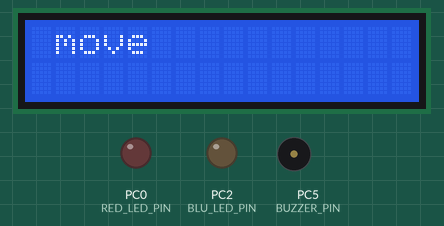
A program run on a simulated ATmega32, built with avr-gcc and emulated at 16 MHz. Parts: 16×2 character LCD, output pins drawn as LEDs (lit = HIGH), buzzer (waves = sounding, pin HIGH). Wiring (inferred from the names in the program): character LCD (HD44780): RS PC1; E PA2; data PA3, PA4, PA5, PA6. Pins used as bus, display or sensor lines are not drawn.

Above: at 24.2 s.
At 39.7 s:
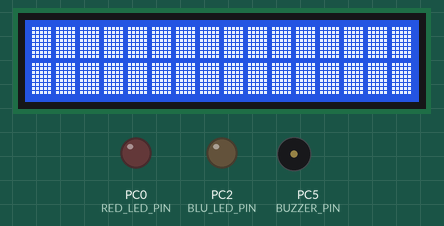
At 47.0 s:
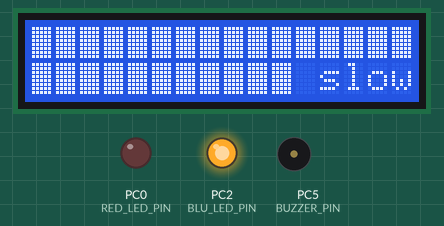
At 90.5 s:
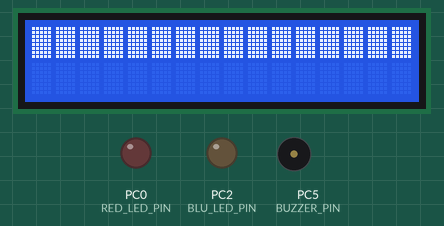
At 97.8 s:
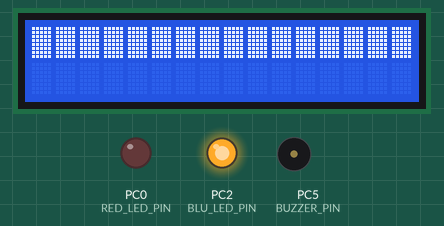
At 127.0 s:
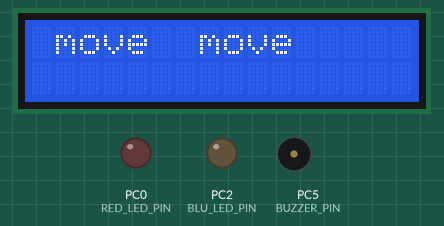
Timing chart, 0 to 128.5 s (numbered marks = the images above):
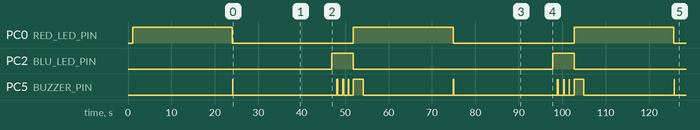

Measured:
- by itself, PC0 (RED_LED_PIN): alternates HIGH for 23.0 s and LOW for 27.9 s
- by itself, PC2 (BLU_LED_PIN): alternates HIGH for 5.0 s and LOW for 45.9 s
- by itself, PC5 (BUZZER_PIN): repeats every 50.8 s: LOW 23.9 s, 2 × (HIGH 0.06 s, LOW 0.04 s), HIGH 0.06 s, LOW 1.2 s, HIGH 0.06 s, LOW 0.04 s, 2 × (HIGH 0.06 s, LOW 1.1 s), HIGH 2.3 s, LOW 20.7 s, HIGH 0.06 s
- what the display in image 0 shows lasts 1.2 s, from 24.1 s to 25.3 s
- what the display in image 1 shows lasts 7.4 s, from 39.6 s to 47.0 s
- what the display in image 2 shows lasts 1.3 s, from 47.0 s to 48.3 s
- what the display in image 3 shows lasts 8.6 s, from 90.5 s to 99.1 s

The program:

main.c
```c
/*
 * GccApplication1.c
 *
 * Created: 09/05/2022 02:20:00 م
 * Author : dell
 */
/******************************************_INCLUDES_*******************************************/
/*******************************************_MACROS_********************************************/
/*****************************************_PROTOTYPES_******************************************/
/***************************************_SELECT_MC_PINS_****************************************/
/**************************************_SELECT_BLINK_TIME_**************************************/

#include "Std.h"
#include "Dio.h"
#include "Led.h"
#include "PushButton.h"
#include "Ssd.h"
#include "Lcd.h"
#include "Buzzer.h"
#include "KeyPad.h"
#define F_CPU 16000000UL
#include <util/delay.h>


int main(void)
{
	H_Buzzer_Init();
	H_Lcd_Init();
	H_KeyPad_Init();
	H_Led_Init(RED_LED);
	H_Led_Init(BLU_LED);
	H_Led_Init(GRN_LED);
	H_Ssd_Init();
	while (1)
	{
		/*******Traffic lights************/
		/*		Red light                 */
		H_Lcd_GoTo(0,6);
		H_Led_Off(BLU_LED);
		H_Led_On(RED_LED);
		H_Lcd_WriteString("stop");
		H_Ssd_WriteNum(20);
		H_Lcd_WriteCommand(0b00000001);

		H_Lcd_GoTo(0,6);
		H_Lcd_WriteString("stop");
		H_Ssd_WriteNum(19);
		H_Buzzer_Off();
		H_Led_On(RED_LED);
		H_Led_Off(BLU_LED);
		H_Lcd_WriteCommand(0b00000001);

		H_Ssd_WriteNum(18);
		H_Led_On(RED_LED);
		H_Led_Off(BLU_LED);
		H_Lcd_WriteCommand(0b00000001);

		H_Ssd_WriteNum(17);
		H_Led_On(RED_LED);
		H_Led_Off(BLU_LED);
		H_Lcd_WriteCommand(0b00000001);

		H_Ssd_WriteNum(16);
		H_Led_On(RED_LED);
		H_Led_Off(BLU_LED);
		H_Lcd_WriteCommand(0b00000001);

		H_Ssd_WriteNum(15);
		H_Led_On(RED_LED);
		H_Led_Off(BLU_LED);
		H_Lcd_WriteCommand(0b00000001);

		H_Ssd_WriteNum(14);
		H_Led_On(RED_LED);
		H_Led_Off(BLU_LED);
		H_Lcd_WriteCommand(0b00000001);

		H_Ssd_WriteNum(13);
		H_Led_On(RED_LED);
		H_Led_Off(BLU_LED);
		H_Lcd_WriteCommand(0b00000001);

		H_Ssd_WriteNum(12);
		H_Led_On(RED_LED);
		H_Led_Off(BLU_LED);
		H_Lcd_WriteCommand(0b00000001);

		H_Ssd_WriteNum(11);
		H_Led_On(RED_LED);
		H_Led_Off(BLU_LED);
		H_Lcd_WriteCommand(0b00000001);

		H_Ssd_WriteNum(10);
		H_Led_On(RED_LED);
		H_Led_Off(BLU_LED);
		H_Lcd_WriteCommand(0b00000001);

		H_Ssd_WriteNum(9);
		H_Led_On(RED_LED);
		H_Led_Off(BLU_LED);
		H_Lcd_WriteCommand(0b00000001);

		H_Ssd_WriteNum(8);
		H_Led_On(RED_LED);
		H_Led_Off(BLU_LED);
		H_Lcd_WriteCommand(0b00000001);

		H_Ssd_WriteNum(7);
		H_Led_On(RED_LED);
		H_Led_Off(BLU_LED);
		H_Lcd_WriteCommand(0b00000001);

		H_Ssd_WriteNum(6);
		H_Led_On(RED_LED);
		H_Led_Off(BLU_LED);
		H_Lcd_WriteCommand(0b00000001);

		H_Ssd_WriteNum(5);
		H_Led_On(RED_LED);
		H_Led_Off(BLU_LED);
		H_Lcd_WriteCommand(0b00000001);

		H_Ssd_WriteNum(4);
		H_Led_On(RED_LED);
		H_Led_Off(BLU_LED);
		H_Lcd_WriteCommand(0b00000001);

		H_Ssd_WriteNum(3);
		H_Led_On(RED_LED);
		H_Led_Off(BLU_LED);
		H_Lcd_WriteCommand(0b00000001);

		H_Ssd_WriteNum(2);
		H_Led_On(RED_LED);
		H_Led_Off(BLU_LED);
		H_Lcd_WriteCommand(0b00000001);

		H_Ssd_WriteNum(1);
		H_Led_On(RED_LED);
		H_Led_Off(BLU_LED);
		H_Lcd_WriteCommand(0b00000001);

		H_Ssd_WriteNum(0);
		H_Led_On(RED_LED);
		H_Led_Off(BLU_LED);
		H_Lcd_WriteCommand(0b00000001);

		/*		green light                 */


		H_Led_Off(RED_LED);
		H_Led_Off(BLU_LED);
		H_Led_On(GRN_LED);
		H_Lcd_GoTo(0,6);
		H_Lcd_WriteString("move");
		H_Buzzer_Once();
		H_Ssd_WriteNum(20);

		H_Lcd_WriteCommand(0b00000001);

		H_Lcd_GoTo(0,6);
		H_Lcd_WriteString("move");
		H_Ssd_WriteNum(19);
		H_Led_On(GRN_LED);
		H_Led_Off(RED_LED);
		H_Led_Off(BLU_LED);

		H_Ssd_WriteNum(18);
		H_Led_On(GRN_LED);
		H_Led_Off(RED_LED);
		H_Led_Off(BLU_LED);

		H_Ssd_WriteNum(17);
		H_Led_On(GRN_LED);
		H_Led_Off(RED_LED);
		H_Led_Off(BLU_LED);

		H_Ssd_WriteNum(16);
		H_Led_On(GRN_LED);
		H_Led_Off(RED_LED);
		H_Led_Off(BLU_LED);

		H_Ssd_WriteNum(15);
		H_Led_On(GRN_LED);
		H_Led_Off(RED_LED);
		H_Led_Off(BLU_LED);

		H_Ssd_WriteNum(14);
		H_Led_On(GRN_LED);
		H_Led_Off(RED_LED);
		H_Led_Off(BLU_LED);

		H_Ssd_WriteNum(13);
		H_Led_On(GRN_LED);
		H_Led_Off(RED_LED);
		H_Led_Off(BLU_LED);

		H_Ssd_WriteNum(12);
		H_Led_On(GRN_LED);
		H_Led_Off(RED_LED);
		H_Led_Off(BLU_LED);

		H_Ssd_WriteNum(11);
		H_Led_On(GRN_LED);
		H_Led_Off(RED_LED);
		H_Led_Off(BLU_LED);

		H_Ssd_WriteNum(10);
		H_Led_On(GRN_LED);
		H_Led_Off(RED_LED);
		H_Led_Off(BLU_LED);

		H_Ssd_WriteNum(9);
		H_Led_On(GRN_LED);
		H_Led_Off(RED_LED);
		H_Led_Off(BLU_LED);

		H_Ssd_WriteNum(8);
		H_Led_On(GRN_LED);
		H_Led_Off(RED_LED);
		H_Led_Off(BLU_LED);

		H_Ssd_WriteNum(7);
		H_Led_On(GRN_LED);
		H_Led_Off(RED_LED);
		H_Led_Off(BLU_LED);

		H_Ssd_WriteNum(6);
		H_Led_On(GRN_LED);
		H_Led_Off(RED_LED);
		H_Led_Off(BLU_LED);

		H_Ssd_WriteNum(5);
		H_Led_On(GRN_LED);
		H_Led_Off(RED_LED);
		H_Led_Off(BLU_LED);

		H_Ssd_WriteNum(4);
		H_Led_On(GRN_LED);
		H_Led_Off(RED_LED);
		H_Led_Off(BLU_LED);

		H_Ssd_WriteNum(3);
		H_Led_On(GRN_LED);
		H_Led_Off(RED_LED);
		H_Led_Off(BLU_LED);

		H_Ssd_WriteNum(2);
		H_Led_On(GRN_LED);
		H_Led_Off(RED_LED);
		H_Led_Off(BLU_LED);

		H_Ssd_WriteNum(1);
		H_Led_On(GRN_LED);
		H_Led_Off(RED_LED);
		H_Led_Off(BLU_LED);

		H_Ssd_WriteNum(0);
		H_Led_On(GRN_LED);
		H_Led_Off(RED_LED);
		H_Led_Off(BLU_LED);

		/*		blue light        */


		H_Lcd_GoTo(0,4);
		H_Lcd_WriteString("slow down");
		H_Led_On(BLU_LED);
		H_Led_Off(RED_LED);
		H_Led_Off(GRN_LED);
		H_Ssd_WriteNum(3);
		H_Buzzer_Triple();

		H_Lcd_WriteCommand(0b00000001);

		H_Lcd_GoTo(0,4);
		H_Lcd_WriteString("slow down");
		H_Ssd_WriteNum(2);
		H_Buzzer_Twice();
		H_Led_On(BLU_LED);
		H_Led_Off(RED_LED);
		H_Led_Off(GRN_LED);


		H_Lcd_WriteCommand(0b00000001);
		H_Ssd_WriteNum(1);
		H_Buzzer_Once();
		H_Led_On(BLU_LED);
		H_Led_Off(RED_LED);
		H_Led_Off(GRN_LED);


		H_Lcd_WriteCommand(0b00000001);
		H_Ssd_WriteNum(0);
		H_Buzzer_On();
		H_Led_On(BLU_LED);
		H_Led_Off(RED_LED);
		H_Led_Off(GRN_LED);


	}

}
```

Std.h
```c
/*
 * Std.h
 *
 * Created: 09/05/2022 02:20:13 م
 *  Author: dell
 */


#ifndef STD_H_
#define STD_H_

typedef unsigned char         u8;
typedef   signed char         s8;
typedef unsigned short int   u16;
typedef   signed short int   s16;
typedef unsigned long int    u32;
typedef   signed long  int   s32;
typedef   float              f32;
typedef   double             f64;

#endif /* STD_H_ */
```

BuzzerCfg.h
```c
/*
 * BuzzerCfg.h
 *
 * Created: 15/05/2022 11:23:18 ص
 *  Author: dell
 */


#ifndef BUZZERCFG_H_
#define BUZZERCFG_H_

/***************************************_SELECT_MC_PINS_****************************************/
#define BUZZER_PIN              PC5
/***************************************_BUZZER_TIMING_****************************************/
#define BUZZER_TIME_ON           60
#define BUZZER_TIME_ON_LONG     100
#define BUZZER_TIME_OFF          40

#endif /* BUZZERCFG_H_ */
```

KeyPadCfg.h
```c
/*
 * KeyPadCfg.h
 *
 * Created: 16/05/2022 10:41:34 ص
 *  Author: dell
 */


#ifndef KEYPADCFG_H_
#define KEYPADCFG_H_

/***************************************_SELECT_MC_PINS_****************************************/
#define KEYPAD_R0     PB4
#define KEYPAD_R1     PB5
#define KEYPAD_R2     PB6
#define KEYPAD_R3     PB7
#define KEYPAD_C0     PD2
#define KEYPAD_C1     PD3
#define KEYPAD_C2     PD4
#define KEYPAD_C3     PD5
/***********************************_SELECT_DEBOUNCING_TIME_************************************/
#define DEBOUNCING_TIME        120
/***********************************_SELECT_KEYPAD_MODEL_************************************/
//option1 -> [ MODEL_1 ]
//option2 -> [ MODEL_2 ]
#define KEYPAD_MODEL          MODEL_2
#endif /* KEYPADCFG_H_ */
```

LcdCfg.h
```c
/*
 * LcdCfg.h
 *
 * Created: 12/05/2022 11:06:51 ص
 *  Author: dell
 */


#ifndef LCDCFG_H_
#define LCDCFG_H_
/***************************************_SELECT_LCD_MODE_****************************************/
// option 1 -> [ _4_BIT_MODE ]
// option 2 -> [ _8_BIT_MODE ]
#define LCD_MODE         _4_BIT_MODE
/***************************************_SELECT_MC_PINS_****************************************/
#define LCD_DATA_PORT       PORTA
#define LCD_DATA_PIN_7       PA6
#define LCD_DATA_PIN_6       PA5
#define LCD_DATA_PIN_5       PA4
#define LCD_DATA_PIN_4       PA3
#define LCD_EN_PIN           PA2
#define LCD_RS_PIN           PA1

#endif /* LCDCFG_H_ */
```

LedCfg.h
```c
/*
 * LedCfg.h
 *
 * Created: 10/05/2022 12:53:18 م
 *  Author: dell
 */


#ifndef LEDCFG_H_
#define LEDCFG_H_

/***************************************_SELECT_MC_PINS_****************************************/
#define BLU_LED_PIN             PC2
#define GRN_LED_PIN             PC1
#define RED_LED_PIN             PC0
/**************************************_SELECT_BLINK_TIME_**************************************/
#define BLINK_TIME              100

#endif /* LEDCFG_H_ */
```

PushButtonCfg.h
```c
/*
 * PushButtonCfg.h
 *
 * Created: 11/05/2022 09:59:55 ص
 *  Author: dell
 */


#ifndef PUSHBUTTONCFG_H_
#define PUSHBUTTONCFG_H_
/***************************************_SELECT_MC_PINS_****************************************/
#define PUSH_BUTTON_1_PIN        PD2
#define PUSH_BUTTON_2_PIN        PD3
#define PUSH_BUTTON_3_PIN        PD4
#define PUSH_BUTTON_4_PIN        PD5
/**************************************_PUSH_BUTTON_MODE_***************************************/
//_OPTION [1]  ->   ACTIVE_LOW
//_OPTION [2]  ->   ACTIVE_HIGH
#define PUSH_BUTTON_MODE      ACTIVE_LOW
/***********************************_SELECT_DEBOUNCING_TIME_************************************/
#define DEBOUNCING_TIME        120
#endif /* PUSHBUTTONCFG_H_ */
```

SsdCfg.h
```c
/*
 * SsdCfg.h
 *
 * Created: 11/05/2022 01:18:10 م
 *  Author: dell
 */


#ifndef SSDCFG_H_
#define SSDCFG_H_

/***************************************_SELECT_MC_PINS_****************************************/
#define SSD_A_PIN           PA1
#define SSD_B_PIN           PA2
#define SSD_C_PIN           PA3
#define SSD_D_PIN           PA4
#define SSD_E_PIN           PA5
#define SSD_F_PIN           PA6
#define SSD_G_PIN           PA7

#define SSD_1_EN_PIN        PC6
#define SSD_2_EN_PIN        PC7
/***************************************_SELECT_SSD_MODE_***************************************/
//_OPTION [1]  ->   DECODER_MODE
//_OPTION [2]  ->   DIRECT_MODE
#define SSD_MODE    DIRECT_MODE

#endif /* SSDCFG_H_ */
```

Buzzer.c
```c
/*
 * Buzzer.c
 *
 * Created: 15/05/2022 11:23:00 ص
 *  Author: dell
 */
#include "Buzzer.h"

void H_Buzzer_Init(void)
{
	M_Dio_PinMode(BUZZER_PIN,OUTPUT);
}
void H_Buzzer_On(void)
{
	M_Dio_PinWrite(BUZZER_PIN,HIGH);
}
void H_Buzzer_Off(void)
{
	M_Dio_PinWrite(BUZZER_PIN,LOW);
}
void H_Buzzer_Tog(void)
{
	M_Dio_PinTog(BUZZER_PIN);
}
void H_Buzzer_Once(void)
{
	M_Dio_PinWrite(BUZZER_PIN,HIGH);
	_delay_ms(BUZZER_TIME_ON);
	M_Dio_PinWrite(BUZZER_PIN,LOW);
}
void H_Buzzer_Twice(void)
{
	H_Buzzer_Once();
	_delay_ms(BUZZER_TIME_OFF);
	H_Buzzer_Once();
}
void H_Buzzer_Triple(void)
{
	H_Buzzer_Once();
	_delay_ms(BUZZER_TIME_OFF);
	H_Buzzer_Once();
	_delay_ms(BUZZER_TIME_OFF);
	H_Buzzer_Once();
}
void H_Buzzer_OnceLong(void)
{
	M_Dio_PinWrite(BUZZER_PIN,HIGH);
	_delay_ms(BUZZER_TIME_ON_LONG);
	M_Dio_PinWrite(BUZZER_PIN,LOW);
}
```

Buzzer.h
```c
/*
 * Buzzer.h
 *
 * Created: 15/05/2022 11:23:08 ص
 *  Author: dell
 */


#ifndef BUZZER_H_
#define BUZZER_H_

/******************************************_INCLUDES_*******************************************/
#include "BuzzerCfg.h"
#include "Dio.h"
#define F_CPU 16000000UL
#include <util/delay.h>
/*******************************************_MACROS_********************************************/
/*****************************************_PROTOTYPES_******************************************/
void H_Buzzer_Init(void);
void H_Buzzer_On(void);
void H_Buzzer_Off(void);
void H_Buzzer_Tog(void);
void H_Buzzer_Once(void);
void H_Buzzer_Twice(void);
void H_Buzzer_Triple(void);
void H_Buzzer_OnceLong(void);

#endif /* BUZZER_H_ */
```

KeyPad.c
```c
/*
 * KeyPad.c
 *
 * Created: 16/05/2022 10:41:10 ص
 *  Author: dell
 */

#include "KeyPad.h"

void H_KeyPad_Init(void)
{
	M_Dio_PinMode(KEYPAD_R0,OUTPUT);
	M_Dio_PinMode(KEYPAD_R1,OUTPUT);
	M_Dio_PinMode(KEYPAD_R2,OUTPUT);
	M_Dio_PinMode(KEYPAD_R3,OUTPUT);

	M_Dio_PinMode(KEYPAD_C0,INPUT);
	M_Dio_PinMode(KEYPAD_C1,INPUT);
	M_Dio_PinMode(KEYPAD_C2,INPUT);
	M_Dio_PinMode(KEYPAD_C3,INPUT);

	M_Dio_PinWrite(KEYPAD_R0,HIGH);
	M_Dio_PinWrite(KEYPAD_R1,HIGH);
	M_Dio_PinWrite(KEYPAD_R2,HIGH);
	M_Dio_PinWrite(KEYPAD_R3,HIGH);
}
u8   H_KeyPad_Read(void)
{
	#if   KEYPAD_MODEL      ==     MODEL_1
	u8 Local_u8_KeyPadArr [4][4] = {{'1' , '2' , '3' , 'A'},
								    {'4' , '5' , '6' , 'B'},
									{'7' , '8' , '9' , 'C'},
									{'*' , '0' , '#' , 'D'}};
	#elif KEYPAD_MODEL      ==    MODEL_2
	u8 Local_u8_KeyPadArr [4][4] = {{'1' , '2' , '3' , '+'},
									{'4' , '5' , '6' , '-'},
									{'7' , '8' , '9' , '*'},
									{'C' , '0' , '=' , '/'}};
	#endif
	u8 Local_u8_Reading   = 1;
	u8 Local_u8_Character = 0;
	u8 Local_u8_Col = 0;
	u8 Local_u8_Row = 0;
	for (Local_u8_Row=KEYPAD_R0;Local_u8_Row<=KEYPAD_R3;Local_u8_Row++)
	{
		M_Dio_PinWrite(Local_u8_Row,LOW);
		for (Local_u8_Col=KEYPAD_C0;Local_u8_Col<=KEYPAD_C3;Local_u8_Col++)
		{
			Local_u8_Reading = M_Dio_PinRead(Local_u8_Col);
			if(Local_u8_Reading == 0)
			{
				_delay_ms(DEBOUNCING_TIME);
				if(M_Dio_PinRead(Local_u8_Col) == 0)
				{
					while(M_Dio_PinRead(Local_u8_Col) == 0);
					Local_u8_Character = Local_u8_KeyPadArr[Local_u8_Row-KEYPAD_R0][Local_u8_Col-KEYPAD_C0];
				}
			}
		}
		M_Dio_PinWrite(Local_u8_Row,HIGH);
	}
	return Local_u8_Character;
}
```

KeyPad.h
```c
/*
 * KeyPad.h
 *
 * Created: 16/05/2022 10:41:21 ص
 *  Author: dell
 */


#ifndef KEYPAD_H_
#define KEYPAD_H_

/******************************************_INCLUDES_*******************************************/
#include "KeyPadCfg.h"
#include "Std.h"
#include "Dio.h"
#define F_CPU 16000000UL
#include <util/delay.h>
/*******************************************_MACROS_********************************************/
#define MODEL_1              1
#define MODEL_2              2
/*****************************************_PROTOTYPES_******************************************/
void H_KeyPad_Init(void);
u8   H_KeyPad_Read(void);

#endif /* KEYPAD_H_ */
```

Lcd.c
```c
/*
 * Lcd.c
 *
 * Created: 12/05/2022 11:06:29 ص
 *  Author: dell
 */
#include "Lcd.h"

void H_Lcd_Init(void)
{
	#if    LCD_MODE       ==     _8_BIT_MODE
	M_Dio_PortMode(A,OUTPUT);                   // solve this later
	M_Dio_PinMode(LCD_EN_PIN,OUTPUT);
	M_Dio_PinMode(LCD_RS_PIN,OUTPUT);
	_delay_ms(1000);
	H_Lcd_WriteCommand(_8_BIT_MODE_COMMAND);
	H_Lcd_WriteCommand(LCD_DIS_ON_CUR_OFF);
	H_Lcd_WriteCommand(LCD_CLR);
	H_Lcd_WriteCommand(LCD_RETURN_HOME);
	#elif  LCD_MODE       ==     _4_BIT_MODE

	M_Dio_PinMode(LCD_DATA_PIN_7,OUTPUT);
	M_Dio_PinMode(LCD_DATA_PIN_6,OUTPUT);
	M_Dio_PinMode(LCD_DATA_PIN_5,OUTPUT);
	M_Dio_PinMode(LCD_DATA_PIN_4,OUTPUT);
	M_Dio_PinMode(LCD_EN_PIN,OUTPUT);
	M_Dio_PinMode(LCD_RS_PIN,OUTPUT);
	_delay_ms(1000);
	H_Lcd_WriteCommand(0x33);
	H_Lcd_WriteCommand(0x32);
	H_Lcd_WriteCommand(0x28);

	H_Lcd_WriteCommand(LCD_DIS_ON_CUR_OFF);
	H_Lcd_WriteCommand(LCD_CLR);
	H_Lcd_WriteCommand(LCD_RETURN_HOME);
	#endif
}
void H_Lcd_WriteCharacter(u8 Local_u8_Character)
{
	#if  LCD_MODE       ==      _8_BIT_MODE
	M_Dio_PinWrite(LCD_RS_PIN,HIGH);
	LCD_DATA_PORT = Local_u8_Character;
	M_Dio_PinWrite(LCD_EN_PIN,HIGH);
	_delay_ms(1);
	M_Dio_PinWrite(LCD_EN_PIN,LOW);
	_delay_ms(5);
	#elif  LCD_MODE       ==     _4_BIT_MODE
	M_Dio_PinWrite(LCD_RS_PIN,HIGH);
	LCD_DATA_PORT = (((Local_u8_Character >> 1) & (0b01111000)) | (LCD_DATA_PORT & (0b10000111)));
	M_Dio_PinWrite(LCD_EN_PIN,HIGH);
	_delay_ms(1);
	M_Dio_PinWrite(LCD_EN_PIN,LOW);
	_delay_ms(5);
	LCD_DATA_PORT = (((Local_u8_Character << 3) & (0b01111000)) | (LCD_DATA_PORT & (0b10000111)));
	M_Dio_PinWrite(LCD_EN_PIN,HIGH);
	_delay_ms(1);
	M_Dio_PinWrite(LCD_EN_PIN,LOW);
	_delay_ms(5);
	#endif
}
void H_Lcd_WriteCommand(u8 Local_u8_Command)
{
	#if  LCD_MODE       ==     _8_BIT_MODE
	M_Dio_PinWrite(LCD_RS_PIN,LOW);                  // 0,1
	LCD_DATA_PORT = Local_u8_Command;
	M_Dio_PinWrite(LCD_EN_PIN,HIGH);
	_delay_ms(1);
	M_Dio_PinWrite(LCD_EN_PIN,LOW);
	_delay_ms(5);
	#elif  LCD_MODE       ==     _4_BIT_MODE
	M_Dio_PinWrite(LCD_RS_PIN,LOW);
	LCD_DATA_PORT = (((Local_u8_Command >> 1) & (0b01111000)) | (LCD_DATA_PORT & (0b10000111)));
	M_Dio_PinWrite(LCD_EN_PIN,HIGH);
	_delay_ms(1);
	M_Dio_PinWrite(LCD_EN_PIN,LOW);
	_delay_ms(5);
	LCD_DATA_PORT = (((Local_u8_Command << 3) & (0b01111000)) | (LCD_DATA_PORT & (0b10000111)));
	M_Dio_PinWrite(LCD_EN_PIN,HIGH);
	_delay_ms(1);
	M_Dio_PinWrite(LCD_EN_PIN,LOW);
	_delay_ms(5);
	#endif
}
void H_Lcd_WriteString(u8*Local_u8_Ptr)
{
	u8 Local_u8_Counter = 0;
	while(Local_u8_Ptr[Local_u8_Counter] != NULL_)
	{
		H_Lcd_WriteCharacter(Local_u8_Ptr[Local_u8_Counter]);
		Local_u8_Counter++;
	}
}
/*
void H_Lcd_WriteNum(s32 Local_s32_Num)
{

	u8 Local_u8_Unit     = 0;
	s8 Local_s8_Counter  = 0;
	u8 Local_u8_arr[8]   = {0};
	if(Local_s32_Num == 0)
	{
		H_Lcd_WriteCharacter('0');
	}
	else
	{
		if (Local_s32_Num < 0)
		{
			H_Lcd_WriteCharacter('-');
			Local_s32_Num = Local_s32_Num * -1;
		}
		while(Local_s32_Num != 0)
		{
			Local_u8_Unit                  = Local_s32_Num % 10;
			Local_u8_arr[Local_s8_Counter] = Local_u8_Unit;
			Local_s8_Counter++;
			Local_s32_Num = Local_s32_Num / 10;
		}
		Local_s8_Counter--;
		while(Local_s8_Counter >= 0)
		{
			H_Lcd_WriteCharacter(Local_u8_arr[Local_s8_Counter] + 48);
			Local_s8_Counter--;
		}
	}

}
*/
void H_Lcd_Clr(void)
{
	H_Lcd_WriteCommand(LCD_CLR);
}

void H_Lcd_GoTo(u8 Local_u8_Row,u8 Local_u8_Col)
{
	u8 Local_u8_arr [2] = {0x80,0xC0};
	H_Lcd_WriteCommand(Local_u8_arr[Local_u8_Row] + Local_u8_Col);
}
/*
void H_Lcd_ClockDisplay(u8,u8,u8)
{

}
*/
```

Led.h
```c
/*
 * Led.h
 *
 * Created: 10/05/2022 12:53:06 م
 *  Author: dell
 */


#ifndef LED_H_
#define LED_H_
/******************************************_INCLUDES_*******************************************/
#include "LedCfg.h"
#include "Std.h"
#include "Dio.h"
#define F_CPU 16000000UL
#include <util/delay.h>
/*******************************************_MACROS_********************************************/
#define BLU_LED        1
#define GRN_LED        2
#define RED_LED        3

/*****************************************_PROTOTYPES_******************************************/
void H_Led_Init(u8);
void H_Led_On(u8);
void H_Led_Off(u8);
void H_Led_Tog(u8);
void H_Led_BlinkOnce(u8);
void H_Led_BlinkTwice(u8);
#endif /* LED_H_ */
```

Source omitted: Lcd.h (1003 bytes), Led.c (2126 bytes), PushButton.c (1737 bytes), PushButton.h (984 bytes), Ssd.c (6110 bytes), Ssd.h (691 bytes), BitMath.h (301 bytes), Dio.c (3480 bytes), Dio.h (1472 bytes), Reg.h (585 bytes)
